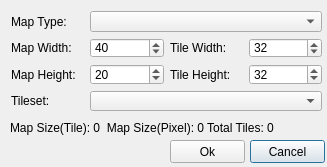
<?xml version="1.0" encoding="UTF-8"?>
<ui version="4.0">
 <class>frmNewMap</class>
 <widget class="QDialog" name="frmNewMap">
  <property name="geometry">
   <rect>
    <x>0</x>
    <y>0</y>
    <width>327</width>
    <height>167</height>
   </rect>
  </property>
  <property name="minimumSize">
   <size>
    <width>327</width>
    <height>167</height>
   </size>
  </property>
  <property name="maximumSize">
   <size>
    <width>327</width>
    <height>167</height>
   </size>
  </property>
  <property name="windowTitle">
   <string>Dialog</string>
  </property>
  <widget class="QPushButton" name="btnCancel">
   <property name="geometry">
    <rect>
     <x>250</x>
     <y>140</y>
     <width>75</width>
     <height>23</height>
    </rect>
   </property>
   <property name="text">
    <string>Cancel</string>
   </property>
  </widget>
  <widget class="QPushButton" name="btnOk">
   <property name="geometry">
    <rect>
     <x>170</x>
     <y>140</y>
     <width>75</width>
     <height>23</height>
    </rect>
   </property>
   <property name="text">
    <string>Ok</string>
   </property>
  </widget>
  <widget class="QLabel" name="lblInfo">
   <property name="geometry">
    <rect>
     <x>10</x>
     <y>120</y>
     <width>311</width>
     <height>16</height>
    </rect>
   </property>
   <property name="text">
    <string>Map Size(Tile): 0  Map Size(Pixel): 0 Total Tiles: 0</string>
   </property>
  </widget>
  <widget class="QWidget" name="layoutWidget">
   <property name="geometry">
    <rect>
     <x>11</x>
     <y>11</y>
     <width>311</width>
     <height>100</height>
    </rect>
   </property>
   <layout class="QGridLayout" name="gridLayout">
    <item row="0" column="0">
     <widget class="QLabel" name="label_5">
      <property name="text">
       <string>Map Type: </string>
      </property>
     </widget>
    </item>
    <item row="1" column="0">
     <widget class="QLabel" name="label">
      <property name="text">
       <string>Map Width:</string>
      </property>
     </widget>
    </item>
    <item row="1" column="1">
     <widget class="QSpinBox" name="spnMWidth">
      <property name="minimum">
       <number>1</number>
      </property>
      <property name="maximum">
       <number>1000000</number>
      </property>
      <property name="value">
       <number>40</number>
      </property>
     </widget>
    </item>
    <item row="1" column="2">
     <widget class="QLabel" name="label_3">
      <property name="text">
       <string>Tile Width:</string>
      </property>
     </widget>
    </item>
    <item row="1" column="3">
     <widget class="QSpinBox" name="spnTWidth">
      <property name="minimum">
       <number>1</number>
      </property>
      <property name="maximum">
       <number>1000000</number>
      </property>
      <property name="value">
       <number>32</number>
      </property>
     </widget>
    </item>
    <item row="2" column="0">
     <widget class="QLabel" name="label_2">
      <property name="text">
       <string>Map Height: </string>
      </property>
     </widget>
    </item>
    <item row="2" column="1">
     <widget class="QSpinBox" name="spnMHeight">
      <property name="minimum">
       <number>1</number>
      </property>
      <property name="maximum">
       <number>1000000</number>
      </property>
      <property name="value">
       <number>20</number>
      </property>
     </widget>
    </item>
    <item row="2" column="2">
     <widget class="QLabel" name="label_4">
      <property name="text">
       <string>Tile Height: </string>
      </property>
     </widget>
    </item>
    <item row="2" column="3">
     <widget class="QSpinBox" name="spnTHeight">
      <property name="minimum">
       <number>1</number>
      </property>
      <property name="maximum">
       <number>1000000</number>
      </property>
      <property name="value">
       <number>32</number>
      </property>
     </widget>
    </item>
    <item row="3" column="0">
     <widget class="QLabel" name="label_6">
      <property name="text">
       <string>Tileset: </string>
      </property>
     </widget>
    </item>
    <item row="0" column="1" colspan="3">
     <widget class="QComboBox" name="cmbType"/>
    </item>
    <item row="3" column="1" colspan="3">
     <widget class="QComboBox" name="cmbTileset"/>
    </item>
   </layout>
  </widget>
 </widget>
 <tabstops>
  <tabstop>cmbType</tabstop>
  <tabstop>spnMWidth</tabstop>
  <tabstop>spnMHeight</tabstop>
  <tabstop>spnTWidth</tabstop>
  <tabstop>spnTHeight</tabstop>
  <tabstop>cmbTileset</tabstop>
  <tabstop>btnOk</tabstop>
  <tabstop>btnCancel</tabstop>
 </tabstops>
 <resources/>
 <connections/>
</ui>
